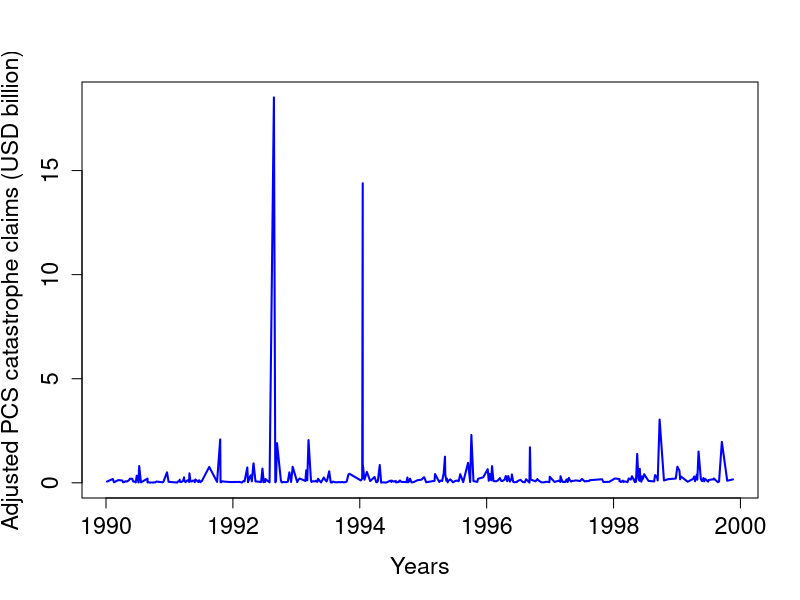

Source code (R):
# ------------------------------------------------------------------------------
# Book:         STF
# ------------------------------------------------------------------------------
# Quantlet:     STFcat01
# ------------------------------------------------------------------------------
# Description:  STFcat01 produces the plot of the PCS catastrophe loss data.
# ------------------------------------------------------------------------------
# Usage:        -
# ------------------------------------------------------------------------------
# Inputs:       None    
# ------------------------------------------------------------------------------
# Output:       Plot of the PCS catastrophe loss data.
# ------------------------------------------------------------------------------
# Example:      -
# ------------------------------------------------------------------------------
# Author:       Zografia Anastasiadou 20111005
# ------------------------------------------------------------------------------

rm(list=ls(all=TRUE))
# setwd("C:/...")

d<-read.table("ncl.dat")

plot(1990+d[,2],d[,3]/1e9,type="l",col="blue",xlab="Years",ylab="Adjusted PCS catastrophe claims (USD billion)",lwd=2,cex.lab=1.4,cex.axis=1.4)